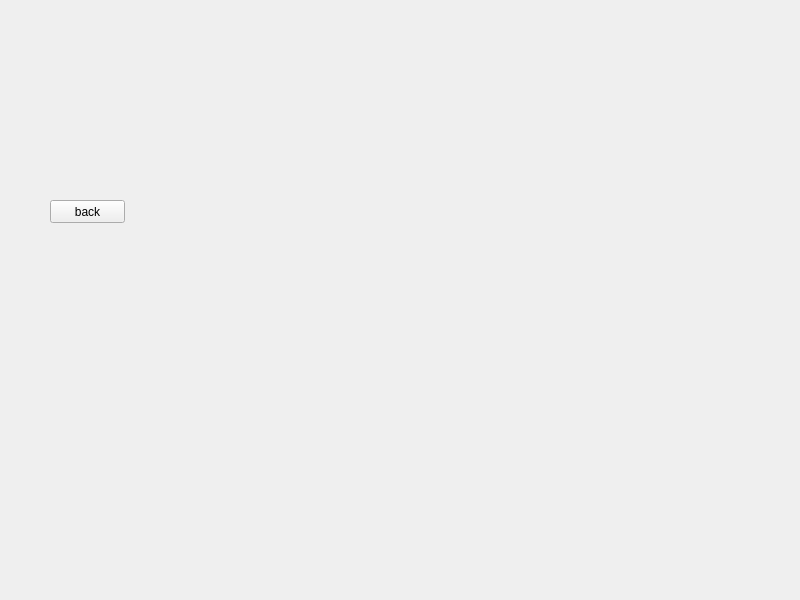
<?xml version="1.0" encoding="UTF-8"?>
<ui version="4.0">
 <class>UserInfo</class>
 <widget class="QWidget" name="UserInfo">
  <property name="geometry">
   <rect>
    <x>0</x>
    <y>0</y>
    <width>800</width>
    <height>600</height>
   </rect>
  </property>
  <property name="windowTitle">
   <string>Form</string>
  </property>
  <widget class="QPushButton" name="backButton">
   <property name="geometry">
    <rect>
     <x>50</x>
     <y>200</y>
     <width>75</width>
     <height>23</height>
    </rect>
   </property>
   <property name="text">
    <string>back</string>
   </property>
  </widget>
 </widget>
 <resources/>
 <connections/>
</ui>
